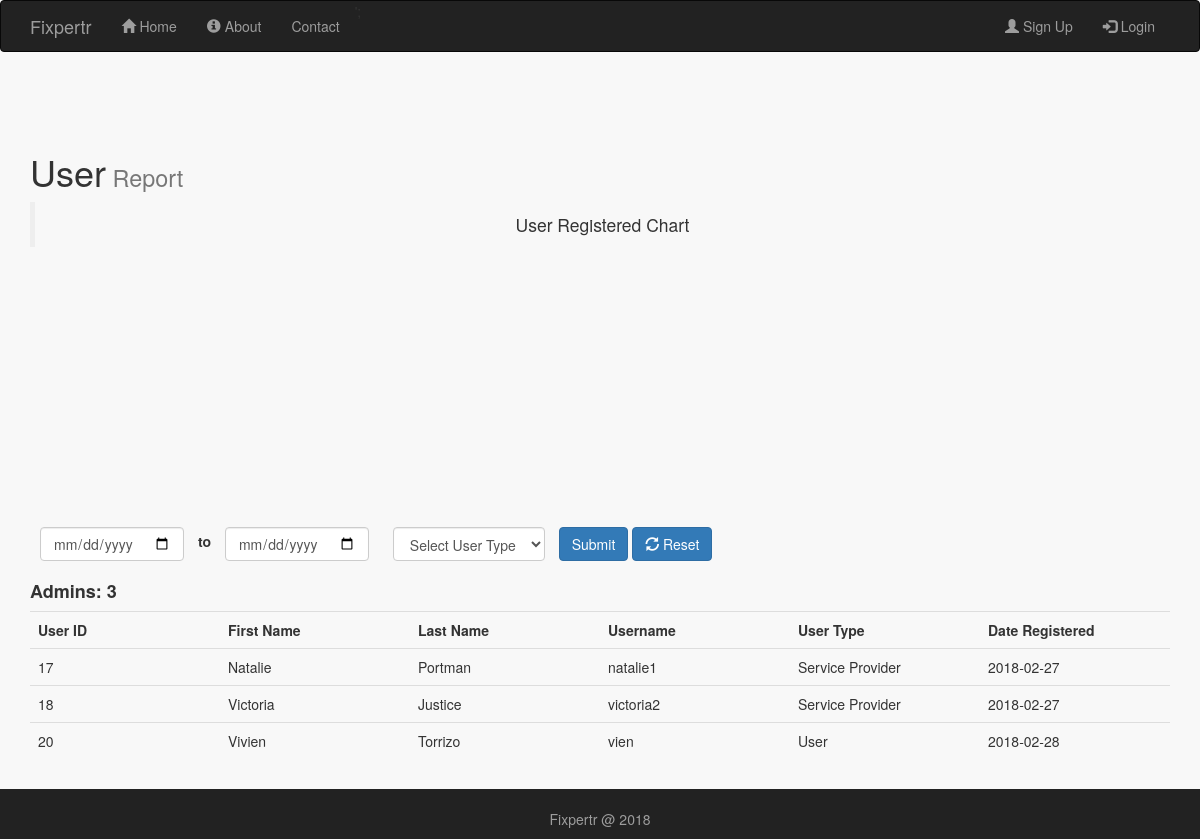
/public/user_report.php, run on an earlier commit of the app's database.
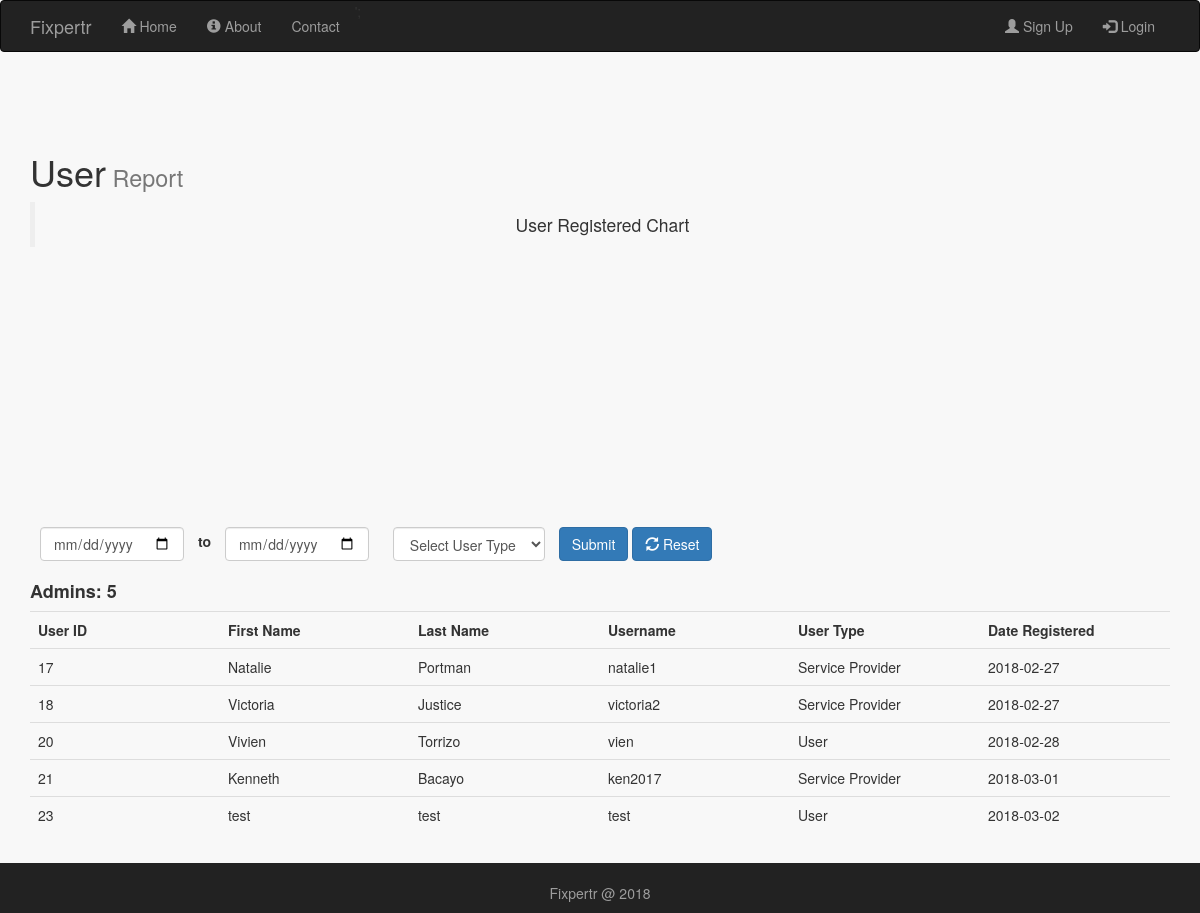
And on a later commit of the database.
### tables this page shows
CREATE TABLE IF NOT EXISTS `users` (
  `user_id` int(11) NOT NULL AUTO_INCREMENT,
  `user_first` varchar(256) NOT NULL,
  `user_last` varchar(256) NOT NULL,
  `user_image` varchar(256) DEFAULT NULL,
  `user_gender` varchar(256) DEFAULT NULL,
  `user_address` varchar(256) DEFAULT NULL,
  `user_email` varchar(256) NOT NULL,
  `user_mobile` varchar(20) DEFAULT NULL,
  `user_uid` varchar(256) NOT NULL,
  `user_pwd` varchar(256) NOT NULL,
  `user_type` varchar(256) NOT NULL,
  `date_registered` date NOT NULL,
  `time_registered` time NOT NULL DEFAULT '00:00:00',
  `user_seen` tinyint(4) DEFAULT '0',
  `user_timestamp` timestamp NULL DEFAULT NULL,
  `sub_status` tinyint(4) NOT NULL DEFAULT '0',
  `user_status` tinyint(4) NOT NULL DEFAULT '1',
  PRIMARY KEY (`user_id`)
);

### public/user_report.php (the view, shortened to what this page needs)
<?php
    include_once '../includes/db_connection.php';
    $date_start = '';
    $date_end = '';
        $results = mysqli_query($connection, "SELECT * FROM users");
        $count_results = mysqli_query($connection,"SELECT COUNT(*) as count FROM users ") or die(mysqli_error($connection));
         $record = mysqli_fetch_array($count_results);
         $count = $record['count'];
?>
<!doctype html>
<html lang="en">
  <head>
    <link rel="stylesheet" type="text/css" href="stylesheets/bootstrap.min.css">
    <link rel="stylesheet" type="text/css" href="stylesheets/mystyles.css">
     <link rel="stylesheet" href="//cdnjs.cloudflare.com/ajax/libs/morris.js/0.5.1/morris.css">
  </head>
  <body id="user_report">
  <?php include '../includes/layouts/admin_header.php';?>
      <div class=" content container">
       <h1>User<small> Report</small></h1>
       <blockquote class="text-center">User Registered Chart</blockquote>
         <div class="row">
        <div class="col-sm-12">
        <div class="">
               <div id="chart" style="height: 250px;"></div>
        </div>
        </div>
      </div>
        <div class="row">
         <form action="user_report.php" class="form-inline" method="POST">
         <div class="col-sm-8">
          <div class="form-group">
            <input type="date" name="date_start" class="form-control" style="margin: 10px;" value="<?php echo $date_start;?>">
            <label> <p>to</p> </label>
             <input type="date" name="date_end" class="form-control" style="margin: 10px;" value="<?php echo $date_end;?>">
              <select name="user_type" id="user_type" class="form-control" style="margin:10px;">
                <option value="">Select User Type</option>
                </select>
               <button type="submit" name="submit" class="btn btn-primary">Submit</button>
                <button type="submit" name="reset" class="btn btn-primary"><span class="glyphicon glyphicon-refresh"></span> Reset</button>
          </div>
         </div>
           </form>
        </div>
       <div class="row">
         <div class="col-sm-12">
              <h4><strong>Admins: <?php echo $count; ?></strong></h4>
              <div class="table-responsive">
              <table class="table">
                <tr>
                      <th width="10%"> User ID</th>
                    <th width="10%"> First Name</th>
                  <th width="10%">Last Name</th>
                  <th width="10%">Username</th>
                   <th width="10%">User Type</th>
                  <th width="10%">Date Registered</th>
                </tr>
                 <?php while ($row = mysqli_fetch_array($results)) { ?>
                  <tr>
                      <td><?php echo $row['user_id']; ?></td>
                      <td><?php echo $row['user_first']; ?></td>
                      <td><?php echo $row['user_last']; ?></td>
                      <td><?php echo $row['user_uid']; ?></td>
                      <td><?php echo $row['user_type']; ?></td>
                      <td><?php echo $row['date_registered']; ?></td>
                  </tr>
                  <?php } ?>
              </table>
            </div>
           </div>
       </div>
      </div>
    <?php include '../includes/layouts/footer.php';?>

What changed in the data, as far as the page shows it:
added users: user_id "21", user_first "Kenneth", user_last "Bacayo", user_uid "ken2017", user_type "Service Provider", date_registered "2018-03-01"
added users: user_id "23", user_first "test", user_last "test", user_uid "test", user_type "User", date_registered "2018-03-02"
Also different on the page:
$count: "3" → "5"
